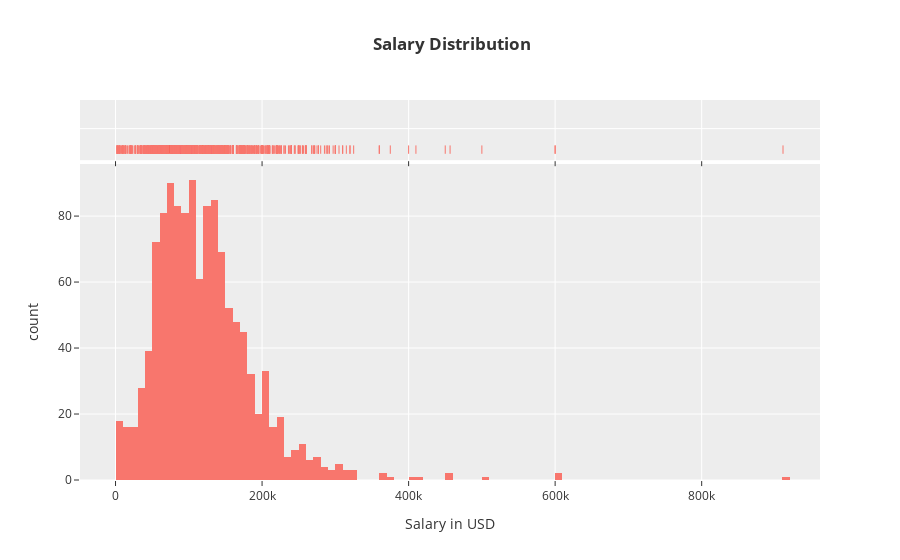

Source (notebook cell):
### Code cell
px.histogram(df,x='salary_in_usd',marginal='rug',template='ggplot2',labels={'salary_in_usd':'Salary in USD'},title='<b> Salary Distribution')

### Figure 1 — Plotly figure (JSON) as saved in the notebook; plotly's stock layout.template omitted (floating-point values rounded to 4 significant figures; data arrays with more than 128 entries replaced by an {"elided": "..."} marker saying what was removed)
{"data": [{"alignmentgroup": "True", "bingroup": "x", "hovertemplate": "Salary in USD=%{x}<br>count=%{y}<extra></extra>", "legendgroup": "", "marker": {"color": "#F8766D", "pattern": {"shape": ""}}, "name": "", "offsetgroup": "", "orientation": "v", "showlegend": false, "type": "histogram", "x": {"elided": "1247 int values"}, "xaxis": "x", "yaxis": "y"}, {"alignmentgroup": "True", "boxpoints": "all", "fillcolor": "rgba(255,255,255,0)", "hoveron": "points", "hovertemplate": "Salary in USD=%{x}<extra></extra>", "jitter": 0, "legendgroup": "", "line": {"color": "rgba(255,255,255,0)"}, "marker": {"color": "#F8766D", "symbol": "line-ns-open"}, "name": "", "offsetgroup": "", "showlegend": false, "type": "box", "x": {"elided": "1247 int values"}, "xaxis": "x2", "yaxis": "y2"}], "layout": {"autosize": true, "barmode": "relative", "legend": {"tracegroupgap": 0}, "title": {"text": "<b> Salary Distribution"}, "xaxis": {"anchor": "y", "autorange": true, "domain": [0, 1], "range": [-48500.0, 961500.0], "title": {"text": "Salary in USD"}, "type": "linear"}, "xaxis2": {"anchor": "y2", "autorange": true, "domain": [0, 1], "matches": "x", "range": [-48500.0, 961500.0], "showticklabels": false, "type": "linear"}, "yaxis": {"anchor": "x", "autorange": true, "domain": [0, 0.8316], "range": [0, 95.79], "title": {"text": "count"}}, "yaxis2": {"anchor": "x2", "autorange": true, "domain": [0.8416, 1], "matches": "y2", "range": [-0.6176, 0.5], "showline": false, "showticklabels": false, "ticks": "", "type": "category"}}}
